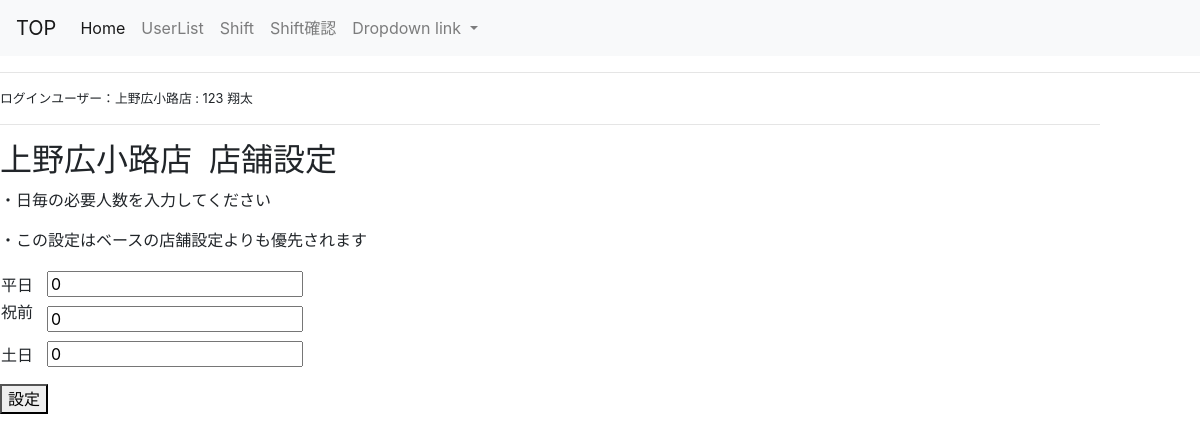
Before: /shop_config/ (signed in) with the older database file.
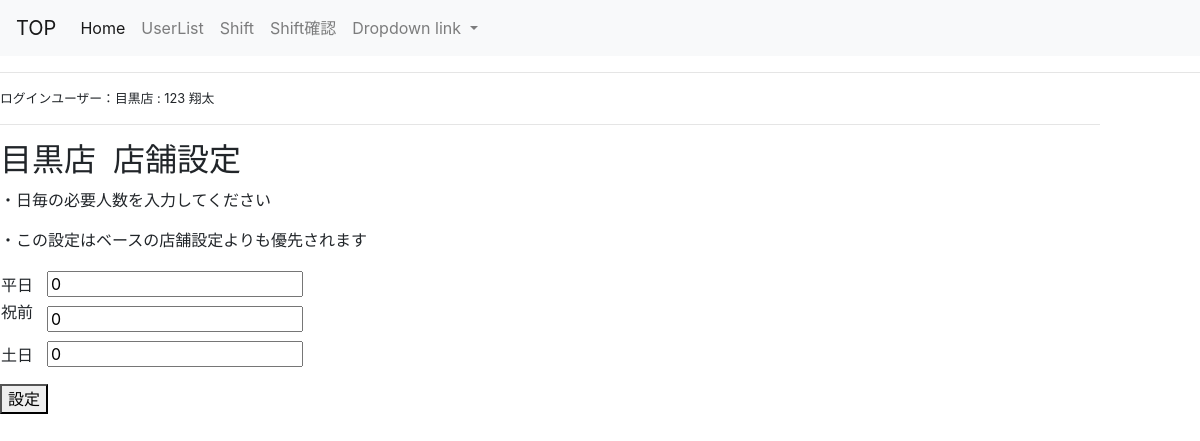
After: the same page with the newer database file.
### register/models.py (models this page shows, shortened)
class User(AbstractBaseUser, PermissionsMixin):
    email = models.EmailField(_('email address'), unique=True)
    first_name = models.CharField(_('first name'), max_length=30, blank=True)
    last_name = models.CharField(_('last name'), max_length=150, blank=True)
    is_staff = models.BooleanField(
        _('staff status'),
        default=False,
        help_text=_(
            'Designates whether the user can log into this admin site.'),
    )
    is_active = models.BooleanField(
        _('active'),
        default=True,
        help_text=_(
            'Designates whether this user should be treated as active. '
            'Unselect this instead of deleting accounts.'
        ),
    )
    date_joined = models.DateTimeField(_('date joined'), default=timezone.now)
    objects = CustomUserManager()
    EMAIL_FIELD = 'email'
    USERNAME_FIELD = 'email'
    REQUIRED_FIELDS = []
    class Meta:
        verbose_name = _('user')
        verbose_name_plural = _('users')

class Shops(models.Model):
    SHOP_CHOICES = (
    ('1', '目黒'),
    ('2', '狛江'),
    ('3', '神保町'),
    ('4', '上野広小路'),
    ('5', '北千住'),)
    shop = models.CharField("店舗", max_length=3,choices=SHOP_CHOICES, blank=True,default=1)
    user = models.OneToOneField(settings.AUTH_USER_MODEL,on_delete=models.CASCADE,)

### app/views.py (the view)
# urls.py: path('shop_config/',views.Shop_base_views.as_view(),name='shop_config'),
class Shop_base_views(generic.CreateView):
    model = Shop_config
    template_name= 'app/shop_config.html'
    form_class = Shop_base_configForm
    success_url = "shift/shift_list"
    def get_initial(self):
        initial = super().get_initial()
        initial["shops"] = self.request.user.shops
        return initial

### app/forms.py
class Shop_base_configForm(forms.ModelForm):
    class Meta:
        model = Shop_config
        fields=('shops','base_pa_a','base_pa_b','base_pa_c',)
        wifgets={
                'shops':forms.HiddenInput,}

### app/templates/app/shop_config.html (shortened to what this page needs)
{% extends "register/base.html" %}
{% block content %}
    <div class = "common-form">
    <form action="" method="POST">
      <div class="form-group">
            <table>
              <th width="15%"></th>
              <th></th>
              <h2>{{ user.shops.get_shop_display }}店&nbsp; 店舗設定</h2>
              <p>・日毎の必要人数を入力してください</p>
              <p>・この設定はベースの店舗設定よりも優先されます</p>
              <th></th>
              <tr>
                  <td >平日</td>
                  <td>{{ form.base_pa_a }}</td>
              </tr>
              <tr>
                <td><p>祝前</p></td>
                <td >{{ form.base_pa_b }}</td>
              </tr>
              <tr>
                  <td >土日</td>
                  <td>{{ form.base_pa_c }}</td>
              </tr>
            </table>
        </div>
        <button  type="submit" class = "submit" class="btn btn-primary btn-lg">設定</button>
    </form>
    </div>
    {% endblock %}

### register/templates/register/base.html (shortened to what this page needs)
{% load static %}
<head>
    <link rel="stylesheet" href="https://stackpath.bootstrapcdn.com/bootstrap/4.3.1/css/bootstrap.min.css">
<head>
  {% if user.is_superuser %}
    <nav class="navbar navbar-expand-lg navbar-light bg-light">
        <a class="navbar-brand" href="#">TOP</a>
        <div class="collapse navbar-collapse" id="navbarNavDropdown">
          <ul class="navbar-nav">
            <li class="nav-item active">
              <a class="nav-link" href="{% url 'register:top' %}">Home <span class="sr-only">(current)</span></a>
            </li>
            <li class="nav-item">
              <a class="nav-link" href="{% url 'register:user_list'%}">UserList</a>
            </li>
            <li class="nav-item">
              <a class="nav-link" href="{% url 'app:month_with_forms' user.pk  %}">Shift</a>
            </li>
            <li class="nav-item">
              <a class="nav-link" href="{% url 'app:shift_list' %}">Shift確認</a>
            </li>
            <li class="nav-item dropdown">
              <a class="nav-link dropdown-toggle" href="#" id="navbarDropdownMenuLink" role="button" data-toggle="dropdown" aria-haspopup="true" aria-expanded="false">
                Dropdown link
              </a>
              </li>
              </ul>
        </div>
      </nav><hr>
      <div class="mgr-10"><small>ログインユーザー：{{user.shops.get_shop_display}}店&nbsp;:&nbsp;{{ user.last_name }}&nbsp;{{user.first_name}}</small><hr></div>
      {% endif %}
        {% block content %}{% endblock %}</div>
</html>

Changed rows visible on the page:
changed through a linked row, User "翔太": shops.shop "上野広小路" → "目黒"
